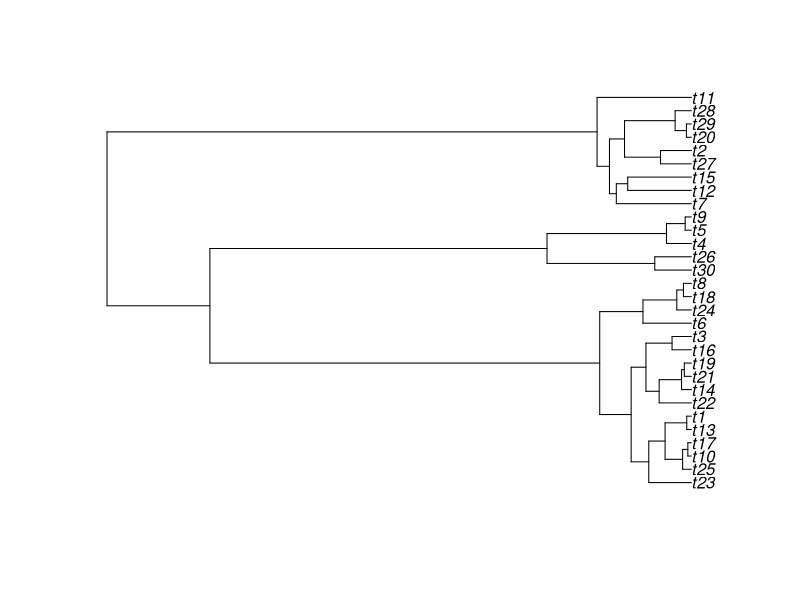

This chart was generated by the following R code:
## ---- chunk 1
knitr::opts_chunk$set(echo = TRUE)
## ---- chunk 2
 for(i in 1:10){ # for loop run from 1 to 10
print("Darwin rules!") # write a sentence 10 times
print(i*i) # also print each number multiplied by itself 
}
## ---- chunk 3

Isit <- function(x){
 if (x == 10)
 print("It's a ten!")
 else print("Not a ten!")
}


Isit(10)

Isit(1)

## ---- chunk 4

# A simple function that needs functions from the ape library to run
# ape is a library of functions for analysis of evolutionary relationships:
Tree <- function(x){
   #this function creates a plot of a random evolutionary tree
   #of size x
   require(ape)
   tree <- rcoal(x)
   plot(tree)
 }
Tree(30)
